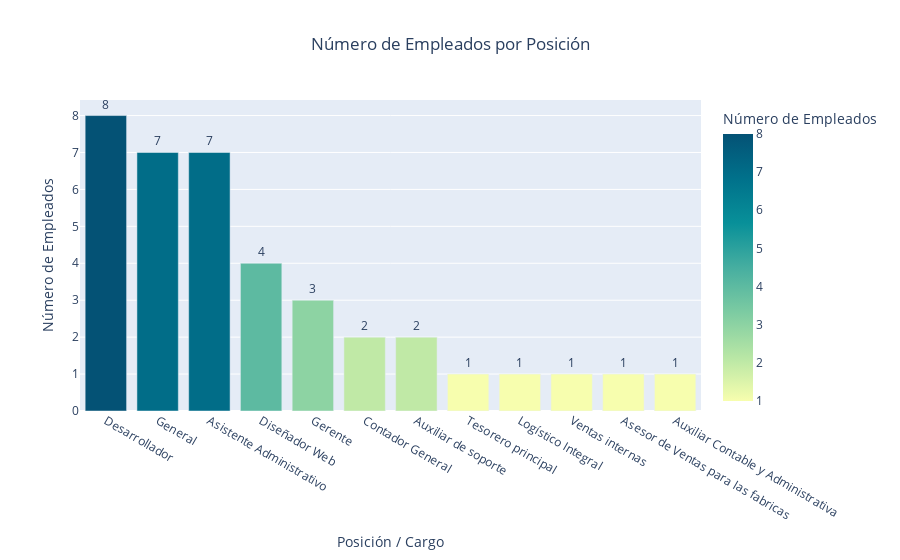

Source (notebook cell):
### Code cell
# Script para generar gráficos BI con Plotly Express (Conteo de Empleados por Posición)

import pandas as pd
import plotly.express as px
from db_connection import get_engine, get_connection # Asegúrate de que este módulo esté accesible

print("\n--- Bloque 15: Generación de Gráfico BI - Conteo de Empleados por Posición ---")

conexion = None
try:
    print("Estableciendo conexión a la base de datos para la visualización...")
    engine = get_engine()
    conexion = get_connection()
    print("✅ Conexión a la base de datos establecida.")

    # 1. Cargar datos de ambas tablas y unirlas
    print("\nCargando datos de 'employees' y 'employee_positions' y uniendo por el ID de posición...")
    query = """
    SELECT
        e.id AS employee_id,
        ep.name AS position_name
    FROM
        employees AS e
    JOIN
        employee_positions AS ep ON e.employee_position_id = ep.id;
    """
    df_employee_positions = pd.read_sql(query, engine)
    print(f"DataFrame combinado cargado. Registros: {len(df_employee_positions)}")

    # 2. Limpiar y preparar los datos
    # Rellenar nombres de posición nulos con 'Posición Desconocida'
    df_employee_positions['position_name'] = df_employee_positions['position_name'].fillna('Posición Desconocida').astype(str).str.strip()

    # 3. Contar empleados por cada nombre de posición
    print("\nContando el número de empleados por cada posición...")
    employees_count_by_position = df_employee_positions['position_name'].value_counts().reset_index()
    employees_count_by_position.columns = ['Position_Name', 'Employee_Count']

    # Opcional: Ordenar por el número de empleados (descendente)
    employees_count_by_position = employees_count_by_position.sort_values('Employee_Count', ascending=False)

    print("Conteo de empleados por posición:")
    print(employees_count_by_position.head())

    # 4. Generar el gráfico de barras interactivo con Plotly Express
    print("\nGenerando gráfico de barras interactivo de 'Conteo de Empleados por Posición'...")
    fig = px.bar(employees_count_by_position,
                 x='Position_Name',
                 y='Employee_Count',
                 title='Número de Empleados por Posición',
                 labels={
                     'Position_Name': 'Posición / Cargo',
                     'Employee_Count': 'Número de Empleados'
                 },
                 text='Employee_Count', # Muestra el número de empleados encima de las barras
                 color='Employee_Count', # Colorea las barras según el conteo
                 color_continuous_scale=px.colors.sequential.Bluyl # Otra paleta de colores bonita
                )

    fig.update_traces(texttemplate='%{text}', textposition='outside')
    fig.update_layout(xaxis_title="Posición / Cargo",
                      yaxis_title="Número de Empleados",
                      title_x=0.5, # Centrar el título
                      hovermode="x unified"
                     )

    # 5. Mostrar el gráfico
    fig.show()
    print("✅ Gráfico 'Número de Empleados por Posición' generado y mostrado.")

except Exception as e:
    print(f"\n❌❌ Ocurrió un error general: {e}")
    print("Asegúrate de que las tablas 'employees' y 'employee_positions' existen, y que la columna 'employee_position_id' en 'employees' y 'id'/'name' en 'employee_positions' son correctas.")
finally:
    if conexion and conexion.is_connected():
        conexion.close()
        print("✅ Conexión a la base de datos cerrada.")

print("\n--- Fin del Bloque de Generación de Gráficos ---")

### Figure 1 — Plotly figure (JSON) as saved in the notebook; plotly's stock layout.template omitted (floating-point values rounded to 4 significant figures)
{"data": [{"hovertemplate": "Posición / Cargo=%{x}<br>Número de Empleados=%{marker.color}<extra></extra>", "legendgroup": "", "marker": {"color": [8, 7, 7, 4, 3, 2, 2, 1, 1, 1, 1, 1], "coloraxis": "coloraxis", "pattern": {"shape": ""}}, "name": "", "orientation": "v", "showlegend": false, "text": [8.0, 7.0, 7.0, 4.0, 3.0, 2.0, 2.0, 1.0, 1.0, 1.0, 1.0, 1.0], "textposition": "outside", "texttemplate": "%{text}", "type": "bar", "x": ["Desarrollador", "General", "Asistente Administrativo", "Diseñador Web", "Gerente", "Contador General", "Auxiliar de soporte", "Tesorero principal", "Logístico Integral", "Ventas internas", "Asesor de Ventas para las fabricas", "Auxiliar Contable y Administrativa"], "xaxis": "x", "y": [8, 7, 7, 4, 3, 2, 2, 1, 1, 1, 1, 1], "yaxis": "y"}], "layout": {"barmode": "relative", "coloraxis": {"colorbar": {"title": {"text": "Número de Empleados"}}, "colorscale": [[0, "rgb(247, 254, 174)"], [0.1667, "rgb(183, 230, 165)"], [0.3333, "rgb(124, 203, 162)"], [0.5, "rgb(70, 174, 160)"], [0.6667, "rgb(8, 144, 153)"], [0.8333, "rgb(0, 113, 139)"], [1, "rgb(4, 82, 117)"]]}, "hovermode": "x unified", "legend": {"tracegroupgap": 0}, "title": {"text": "Número de Empleados por Posición", "x": 0.5}, "xaxis": {"anchor": "y", "domain": [0, 1], "title": {"text": "Posición / Cargo"}}, "yaxis": {"anchor": "x", "domain": [0, 1], "title": {"text": "Número de Empleados"}}}}
